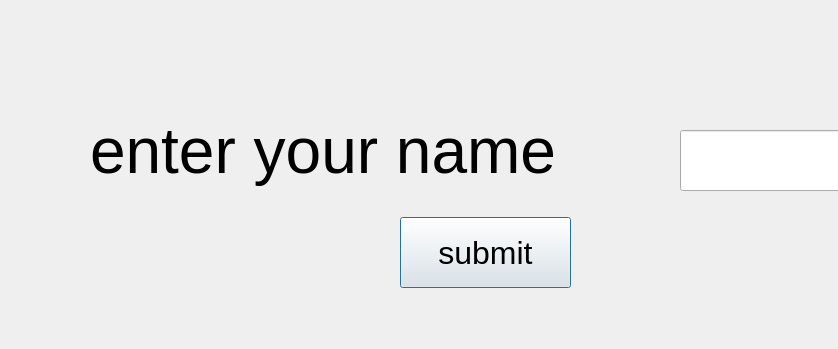
<?xml version="1.0" encoding="UTF-8"?>
<ui version="4.0">
 <class>Dialog</class>
 <widget class="QDialog" name="Dialog">
  <property name="geometry">
   <rect>
    <x>0</x>
    <y>0</y>
    <width>838</width>
    <height>349</height>
   </rect>
  </property>
  <property name="windowTitle">
   <string>Dialog</string>
  </property>
  <widget class="QLabel" name="labelresponsive">
   <property name="geometry">
    <rect>
     <x>90</x>
     <y>60</y>
     <width>591</width>
     <height>181</height>
    </rect>
   </property>
   <property name="font">
    <font>
     <pointsize>48</pointsize>
    </font>
   </property>
   <property name="text">
    <string>enter your name</string>
   </property>
  </widget>
  <widget class="QLineEdit" name="lineEditName">
   <property name="geometry">
    <rect>
     <x>680</x>
     <y>130</y>
     <width>161</width>
     <height>61</height>
    </rect>
   </property>
   <property name="font">
    <font>
     <pointsize>12</pointsize>
    </font>
   </property>
  </widget>
  <widget class="QPushButton" name="buttonSubmit">
   <property name="geometry">
    <rect>
     <x>400</x>
     <y>217</y>
     <width>171</width>
     <height>71</height>
    </rect>
   </property>
   <property name="font">
    <font>
     <pointsize>24</pointsize>
    </font>
   </property>
   <property name="text">
    <string>submit</string>
   </property>
  </widget>
 </widget>
 <resources/>
 <connections/>
</ui>
